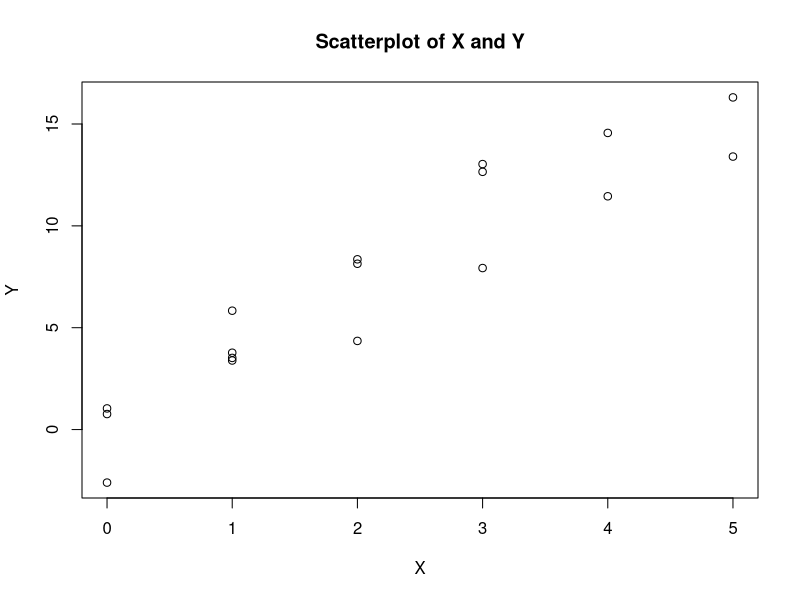
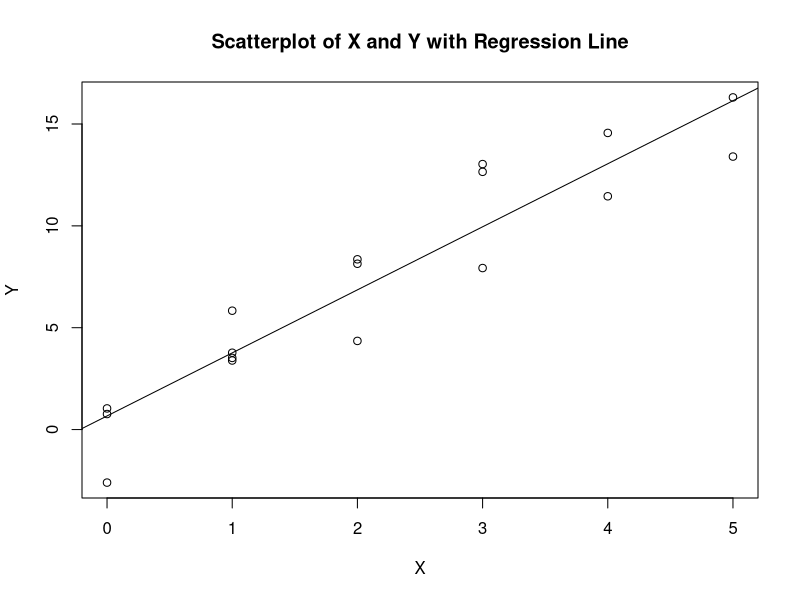

Reproduce these figures in R, in order.
#question 1 :
X<-c(4,5,3,0,1,3,2,1,5,4,1,0,1,2,0,3,2)
Y<-c(14.56196403,16.30523747,13.03231248,0.7624644178,3.771966119,12.65243301,4.351901787,3.517254932,13.40097014,11.45176186,5.83523421,1.038325237,3.39033369,8.139768032,-2.602850041,7.929069703,8.357753776)
#question 2 :
plot(X,Y,main = "Scatterplot of X and Y", xlab = "X", ylab = "Y")
#question 3 :
regXY<-lm(Y ~ X)
#question 4 :
plot(X,Y,main = "Scatterplot of X and Y with Regression Line", xlab = "X", ylab = "Y")
abline(regXY$coefficients)
#question 5 :
anova(regXY)
DfX<-1
DfR<-15
TSS <- sum((Y - mean(Y))^2)
FSS <- sum((predict(regXY) - mean(Y))^2)
RSS <- sum(regXY$residuals^2)
MSX <- FSS/DfX
MSR <- RSS/DfR
FX <- MSX/MSR
PX <- pf(FX, 1, 15, lower.tail = FALSE)
print("         Df   Sum Sq   Mean Sq   F-value   P-value")
sprintf("X      %d   %f   %f    %f    %f ",DfX,TSS,MSX,FX,PX)
sprintf("Residuals %d   %f   %f  ",DfR,RSS,MSR)
#question 6 :
confint(regXY,level = 0.05)
#question 7 :
a<-summary(regXY)
t_value<-qt(0.475,df=15)
sprintf("the confidence interval of the intercept with confidence 5percent is :[%f  %f]",a$coefficients[1]+t_value*a$coefficients[3],a$coefficients[1]-t_value*a$coefficients[3])
sprintf("the confidence interval of the slope with confidence 5percent is :[%f  %f]",a$coefficients[2]+t_value*a$coefficients[4],a$coefficients[2]-t_value*a$coefficients[4])
#question 8 :
new_data <- data.frame(X = 500)
predict(regXY,newdata = new_data)